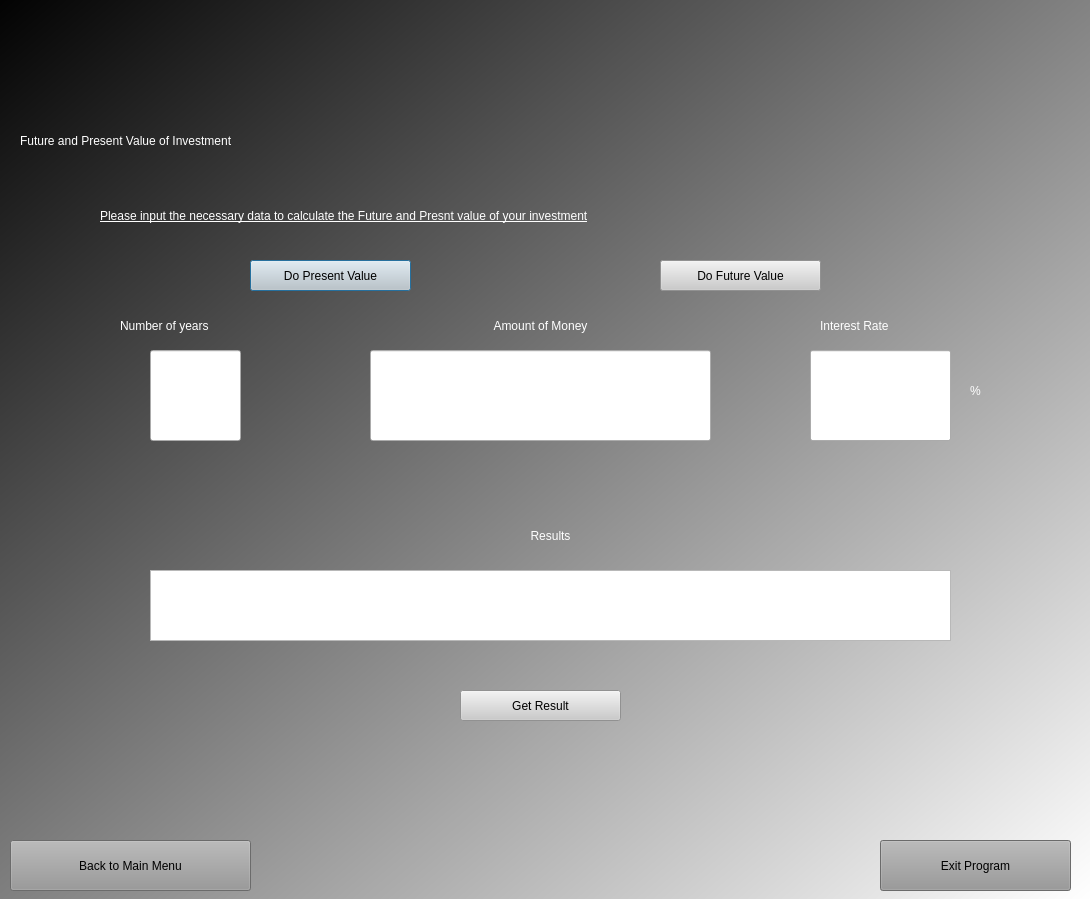
<?xml version="1.0" encoding="UTF-8"?>
<ui version="4.0">
 <class>Dialog</class>
 <widget class="QDialog" name="Dialog">
  <property name="geometry">
   <rect>
    <x>0</x>
    <y>0</y>
    <width>1090</width>
    <height>899</height>
   </rect>
  </property>
  <property name="windowTitle">
   <string>Dialog</string>
  </property>
  <widget class="QWidget" name="widget" native="true">
   <property name="geometry">
    <rect>
     <x>0</x>
     <y>-20</y>
     <width>1091</width>
     <height>921</height>
    </rect>
   </property>
   <property name="styleSheet">
    <string notr="true">QWidget#widget{
background-color:qlineargradient(spread:reflect, x1:0, y1:0, x2:1, y2:1, stop:0 rgba(0, 0, 0, 255), stop:1 rgba(255, 255, 255, 255));}</string>
   </property>
   <widget class="QLabel" name="label">
    <property name="geometry">
     <rect>
      <x>20</x>
      <y>70</y>
      <width>1081</width>
      <height>181</height>
     </rect>
    </property>
    <property name="styleSheet">
     <string notr="true">color:rgb(255, 255, 255);
font: 44pt &quot;Rockwell&quot;;
</string>
    </property>
    <property name="text">
     <string>Future and Present Value of Investment</string>
    </property>
   </widget>
   <widget class="QLabel" name="label_2">
    <property name="geometry">
     <rect>
      <x>100</x>
      <y>170</y>
      <width>871</width>
      <height>131</height>
     </rect>
    </property>
    <property name="styleSheet">
     <string notr="true">color:rgb(255, 255, 255);
font: 75 16pt &quot;MS Shell Dlg 2&quot;;
text-decoration: underline;</string>
    </property>
    <property name="text">
     <string>Please input the necessary data to calculate the Future and Presnt value of your investment</string>
    </property>
   </widget>
   <widget class="QLineEdit" name="years">
    <property name="geometry">
     <rect>
      <x>150</x>
      <y>370</y>
      <width>91</width>
      <height>91</height>
     </rect>
    </property>
    <property name="styleSheet">
     <string notr="true">font: 75 32pt &quot;NanumGothicExtraBold&quot;;</string>
    </property>
    <property name="text">
     <string/>
    </property>
    <property name="alignment">
     <set>Qt::AlignCenter</set>
    </property>
   </widget>
   <widget class="QLineEdit" name="amount">
    <property name="geometry">
     <rect>
      <x>370</x>
      <y>370</y>
      <width>341</width>
      <height>91</height>
     </rect>
    </property>
    <property name="styleSheet">
     <string notr="true">font: 75 32pt &quot;NanumGothicExtraBold&quot;;
</string>
    </property>
    <property name="text">
     <string/>
    </property>
    <property name="alignment">
     <set>Qt::AlignCenter</set>
    </property>
   </widget>
   <widget class="QLineEdit" name="interest">
    <property name="geometry">
     <rect>
      <x>810</x>
      <y>370</y>
      <width>141</width>
      <height>91</height>
     </rect>
    </property>
    <property name="styleSheet">
     <string notr="true">font: 75 32pt &quot;NanumGothicExtraBold&quot;;</string>
    </property>
    <property name="alignment">
     <set>Qt::AlignCenter</set>
    </property>
   </widget>
   <widget class="QTextBrowser" name="value">
    <property name="geometry">
     <rect>
      <x>150</x>
      <y>590</y>
      <width>801</width>
      <height>71</height>
     </rect>
    </property>
    <property name="layoutDirection">
     <enum>Qt::LeftToRight</enum>
    </property>
    <property name="styleSheet">
     <string notr="true">font: 75 32pt &quot;NanumGothicExtraBold&quot;;</string>
    </property>
    <property name="horizontalScrollBarPolicy">
     <enum>Qt::ScrollBarAlwaysOff</enum>
    </property>
    <property name="html">
     <string>&lt;!DOCTYPE HTML PUBLIC &quot;-//W3C//DTD HTML 4.0//EN&quot; &quot;http://www.w3.org/TR/REC-html40/strict.dtd&quot;&gt;
&lt;html&gt;&lt;head&gt;&lt;meta name=&quot;qrichtext&quot; content=&quot;1&quot; /&gt;&lt;style type=&quot;text/css&quot;&gt;
p, li { white-space: pre-wrap; }
&lt;/style&gt;&lt;/head&gt;&lt;body style=&quot; font-family:'NanumGothicExtraBold'; font-size:32pt; font-weight:72; font-style:normal;&quot;&gt;
&lt;p align=&quot;center&quot; style=&quot;-qt-paragraph-type:empty; margin-top:0px; margin-bottom:0px; margin-left:0px; margin-right:0px; -qt-block-indent:0; text-indent:0px;&quot;&gt;&lt;br /&gt;&lt;/p&gt;&lt;/body&gt;&lt;/html&gt;</string>
    </property>
   </widget>
   <widget class="QPushButton" name="showpv">
    <property name="geometry">
     <rect>
      <x>250</x>
      <y>280</y>
      <width>161</width>
      <height>31</height>
     </rect>
    </property>
    <property name="styleSheet">
     <string notr="true">background-color:rgb(203, 203, 203);
font: 12pt &quot;MS Shell Dlg 2&quot;;</string>
    </property>
    <property name="text">
     <string>Do Present Value</string>
    </property>
   </widget>
   <widget class="QPushButton" name="showfv">
    <property name="geometry">
     <rect>
      <x>660</x>
      <y>280</y>
      <width>161</width>
      <height>31</height>
     </rect>
    </property>
    <property name="styleSheet">
     <string notr="true">background-color:rgb(203, 203, 203);
font: 12pt &quot;MS Shell Dlg 2&quot;;</string>
    </property>
    <property name="text">
     <string>Do Future Value</string>
    </property>
   </widget>
   <widget class="QLabel" name="label_3">
    <property name="geometry">
     <rect>
      <x>120</x>
      <y>330</y>
      <width>151</width>
      <height>31</height>
     </rect>
    </property>
    <property name="styleSheet">
     <string notr="true">color:rgb(255, 255, 255);
font: 87 12pt &quot;Arial Black&quot;;</string>
    </property>
    <property name="text">
     <string>Number of years</string>
    </property>
   </widget>
   <widget class="QLabel" name="money">
    <property name="geometry">
     <rect>
      <x>370</x>
      <y>330</y>
      <width>341</width>
      <height>31</height>
     </rect>
    </property>
    <property name="styleSheet">
     <string notr="true">color:rgb(255, 255, 255);
font: 87 12pt &quot;Arial Black&quot;;
</string>
    </property>
    <property name="text">
     <string>Amount of Money</string>
    </property>
    <property name="alignment">
     <set>Qt::AlignCenter</set>
    </property>
   </widget>
   <widget class="QLabel" name="label_5">
    <property name="geometry">
     <rect>
      <x>820</x>
      <y>330</y>
      <width>121</width>
      <height>31</height>
     </rect>
    </property>
    <property name="styleSheet">
     <string notr="true">color:rgb(255, 255, 255);
font: 87 12pt &quot;Arial Black&quot;;</string>
    </property>
    <property name="text">
     <string>Interest Rate</string>
    </property>
   </widget>
   <widget class="QLabel" name="error">
    <property name="geometry">
     <rect>
      <x>370</x>
      <y>470</y>
      <width>341</width>
      <height>51</height>
     </rect>
    </property>
    <property name="styleSheet">
     <string notr="true">font: 14pt &quot;Segoe UI&quot;;
color:rgb(200, 1, 14)</string>
    </property>
    <property name="text">
     <string/>
    </property>
    <property name="alignment">
     <set>Qt::AlignCenter</set>
    </property>
   </widget>
   <widget class="QLabel" name="results">
    <property name="geometry">
     <rect>
      <x>150</x>
      <y>540</y>
      <width>801</width>
      <height>31</height>
     </rect>
    </property>
    <property name="styleSheet">
     <string notr="true">color:rgb(255, 255, 255);
font: 87 12pt &quot;Arial Black&quot;;</string>
    </property>
    <property name="text">
     <string>Results</string>
    </property>
    <property name="alignment">
     <set>Qt::AlignCenter</set>
    </property>
   </widget>
   <widget class="QPushButton" name="back">
    <property name="geometry">
     <rect>
      <x>10</x>
      <y>860</y>
      <width>241</width>
      <height>51</height>
     </rect>
    </property>
    <property name="styleSheet">
     <string notr="true">background-color:rgb(150, 150, 150);
font: 75 18pt &quot;MS Shell Dlg 2&quot;;
</string>
    </property>
    <property name="text">
     <string>Back to Main Menu</string>
    </property>
   </widget>
   <widget class="QPushButton" name="exit">
    <property name="geometry">
     <rect>
      <x>880</x>
      <y>860</y>
      <width>191</width>
      <height>51</height>
     </rect>
    </property>
    <property name="styleSheet">
     <string notr="true">background-color:rgb(150, 150, 150);
font: 75 18pt &quot;MS Shell Dlg 2&quot;;
</string>
    </property>
    <property name="text">
     <string>Exit Program</string>
    </property>
   </widget>
   <widget class="QPushButton" name="res">
    <property name="geometry">
     <rect>
      <x>460</x>
      <y>710</y>
      <width>161</width>
      <height>31</height>
     </rect>
    </property>
    <property name="styleSheet">
     <string notr="true">background-color:rgb(203, 203, 203);
font: 12pt &quot;MS Shell Dlg 2&quot;;</string>
    </property>
    <property name="text">
     <string>Get Result</string>
    </property>
   </widget>
   <widget class="QLabel" name="outcome_8">
    <property name="geometry">
     <rect>
      <x>930</x>
      <y>380</y>
      <width>91</width>
      <height>61</height>
     </rect>
    </property>
    <property name="styleSheet">
     <string notr="true">color:rgb(255, 255, 255);
font: 75 26pt &quot;NanumGothicExtraBold&quot;;
</string>
    </property>
    <property name="text">
     <string>%</string>
    </property>
    <property name="alignment">
     <set>Qt::AlignCenter</set>
    </property>
   </widget>
  </widget>
 </widget>
 <resources/>
 <connections/>
</ui>
